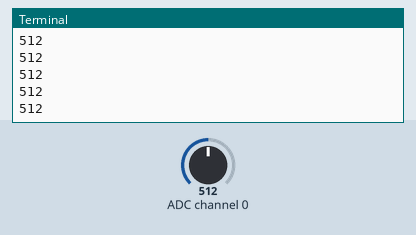
Recording of a program running on a simulated Raspberry Pi (BCM pin numbers). On the bench: the last lines printed to the terminal. The test bench sets the inputs (shaded band); at power-on: ADC channel 0 = 512 (analog values on the 0–1023 scale).

Above: at 1.2 s.
1.3 s: ADC channel 0 set to 716
At 1.31 s:
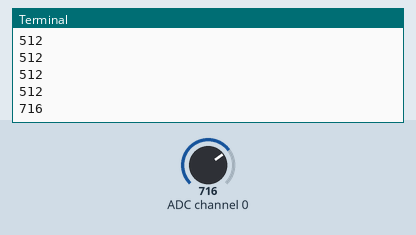
2.8 s: ADC channel 0 set to 900
At 2.81 s:
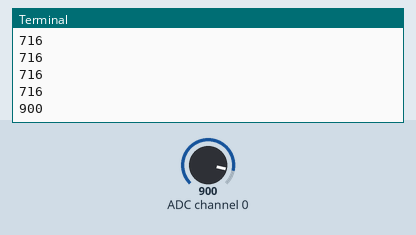
Timing chart, 0 to 5.8 s (numbered marks = the images above; inputs shaded):
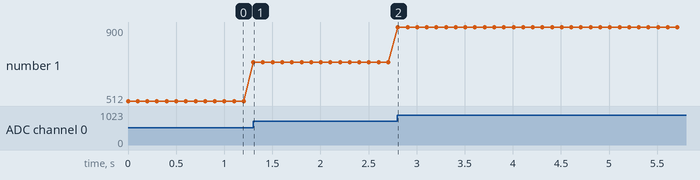

Measured:
- after the input at 1.3 s, the terminal: prints a new line at once (image 1)
- after the input at 2.8 s, the terminal: prints a new line at once (image 2)
- plotted number 1: 512 → 716 after the input at 1.3 s, 716 → 900 after the input at 2.8 s

The program:

test.py
```python
from spidev import SpiDev
import time


class MCP3008:
    def __init__(self, bus=0, device=0):
        self.bus, self.device = bus, device
        self.spi = SpiDev()
        self.open()

    def open(self):
        self.spi.open(self.bus, self.device)

    def read(self, channel=0):
        adc = self.spi.xfer2([1, (8 + channel) << 4, 0])
        data = ((adc[1] & 3) << 8) + adc[2]
        return data

    def close(self):
        self.spi.close()


mcp = MCP3008()
while True:
    value = mcp.read()
    print(value)
    time.sleep(0.1)
```
